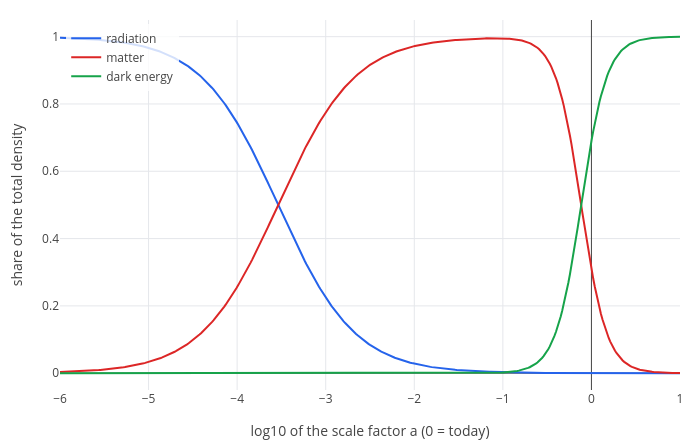

Source (notebook cell):
### Markdown cell above
* density: $8\pi G\rho = 3H^2$, **constant**: this stuff does not thin out at all as space grows.
* pressure: $8\pi G\,p = G_{xx}/g_{xx} = -3H^2$, so $p = -\rho$: a **negative pressure**.

This is Einstein's cosmological constant $\Lambda$ (part 3), today called **dark energy**: an energy of empty space
itself. Because it doesn't dilute while matter does, it eventually wins, and then the expansion speeds up
exponentially.

So far: radiation $\rho \propto a^{-4}$, matter $\rho \propto a^{-3}$, dark energy $\rho$ = constant.

## 5. Our universe

### Critical density and the Omegas

The Friedmann equation today reads $H_0^2 = \tfrac{8\pi G}{3}\rho_0$. The density that makes this true, $\rho_c = 3H_0^2/(8\pi G)$,
is the **critical density** (about five hydrogen atoms per cubic metre). Cosmologists give each ingredient as a
fraction of it, $\Omega = \rho_\text{today}/\rho_c$. The measured values [3]:

* $\Omega_m = 0.31$, **matter**. Only about $0.05$ of it is ordinary matter (atoms); the rest, about $0.26$, is
  **dark matter**: matter we detect only by its gravity (more below).
* $\Omega_\Lambda = 0.69$, dark energy.
* $\Omega_r \approx 9\times10^{-5}$, radiation (the cosmic microwave background and neutrinos).

They add up to 1, which is what makes space flat. Each ingredient dilutes in its own way, so at scale factor $a$ the
total density is $\rho_c\,(\Omega_r/a^4 + \Omega_m/a^3 + \Omega_\Lambda)$. Put that into the Friedmann equation and divide
by $H_0^2 = \tfrac{8\pi G}{3}\rho_c$:

$$H = H_0\sqrt{\frac{\Omega_r}{a^4} + \frac{\Omega_m}{a^3} + \Omega_\Lambda}, \qquad \dot a = aH = H_0\, a\,\sqrt{\frac{\Omega_r}{a^4} + \frac{\Omega_m}{a^3} + \Omega_\Lambda}$$

This one equation is the whole history of the expansion.

### Who dominates when

Each term matters at a different time. Here is the share of each ingredient in the total density, as a function of
$\log_{10} a$ (so $-3$ means $a = 1/1000$, and $0$ is today):

### Code cell
total = 9e-5/a^4 + 0.31/a^3 + 0.69;
fr = subs(9e-5/a^4/total, a, 10^L);
fm = subs(0.31/a^3/total, a, 10^L);
fl = subs(0.69/total, a, 10^L);
shares = legend(show(plot(fr, L, -6, 1), plot(fm, L, -6, 1), plot(fl, L, -6, 1)), "radiation", "matter", "dark energy");
labels(shares, "log10 of the scale factor a (0 = today)", "share of the total density")

### Figure 1 — Plotly figure (JSON) as saved in the notebook; plotly's stock layout.template omitted (floating-point values rounded to 4 significant figures; data arrays with more than 128 entries replaced by an {"elided": "..."} marker saying what was removed)
{"data": [{"line": {"color": "#2563eb", "width": 2}, "mode": "lines", "name": "radiation", "type": "scatter", "x": {"elided": "402 float values"}, "y": {"elided": "402 float values"}}, {"line": {"color": "#dc2626", "width": 2}, "mode": "lines", "name": "matter", "type": "scatter", "x": {"elided": "402 float values"}, "y": {"elided": "402 float values"}}, {"line": {"color": "#16a34a", "width": 2}, "mode": "lines", "name": "dark energy", "type": "scatter", "x": {"elided": "402 float values"}, "y": {"elided": "402 float values"}}], "layout": {"height": 440, "legend": {"bgcolor": "rgba(255,255,255,0.8)", "x": 0.01, "y": 0.99}, "margin": {"b": 50, "l": 60, "r": 20, "t": 20}, "showlegend": true, "title": {"text": ""}, "width": 700, "xaxis": {"title": {"text": "log10 of the scale factor a (0 = today)"}, "zeroline": true}, "yaxis": {"range": [-0.04998, 1.05], "title": {"text": "share of the total density"}, "zeroline": true}}}
